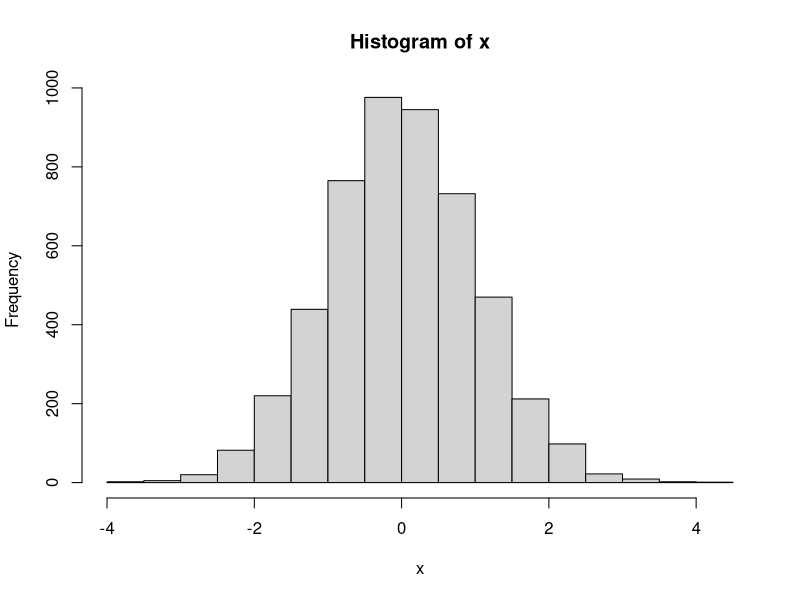
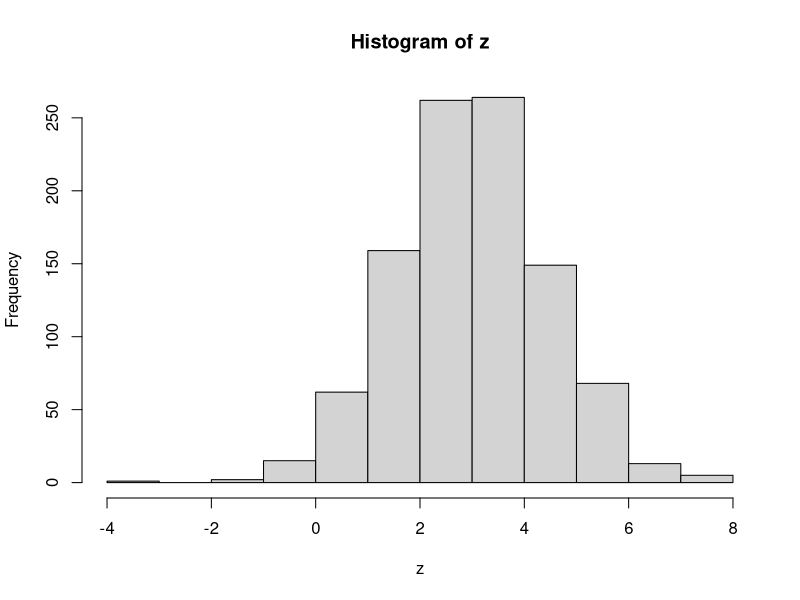

Recreate these plots in R, in order. (Note: this script raises an error after producing the figures.)
##Lab 3

##Normal distribution using the Box-Mueller metho

##u1, u2~U(0,1); x1=sqrt(-2log u1)cos (2piu2); x2=,,

nsim=5000; ns=ceiling((nsim/2))
# Can also use round() function butif it is not an ev
# even number then it will break your code

u1=runif(ns,0,1)
u2=runif(ns,0,1)

x1=(sqrt(-2*log(u1)))*cos(2*pi*u2)
x2=(sqrt(-2*log(u1)))*sin(2*pi*u2)
x=c(x1,x2)
length(x)
x


nsim=5000

normal_sim=function(nsim){
  ns=ceiling(nsim/2)
  u1=runif(ns,0,1)
  u2=runif(ns,0,1)
  x1=(sqrt(-2*log(u1)))*cos(2*pi*u2)
  x2=(sqrt(-2*log(u1)))*sin(2*pi*u2)
  x=c(x1,x2)[1:nsim]
  return(x)
}

x

hist(x)

normal_sim(15)

norm_sim=function(nsim,mu=0,var=1){
  x=normal_sim(nsim)
  z=mu+(sqrt(var))*x
  return(z)
}
z=norm_sim(1000,mu=3,var=2)
hist(z)

### Multivariate Normal Distribution
### suppose we want to simulate N_p(mu,SI)

nsim=100; mu=c(0,0); sig=matrix(c(1,0.5,0.5,1),2,2)
sig

multi_normal=function(nsim,mu,sig){
  p=length(mu)
  x=matrix(normal_sim(nsim*p),nsim,p)
  Gamma=chol(sig)
  z=mu+t(Gamma)%*%t(x)
  return(t(z))
}

x=multi_normal(1000,mu,sig)

# Notice we can check to see if the correltation matrix
# is the same as the prespecified variance covariance matrix()
cor(x)

### The Accept Reject Model
## N(0,1) --> target distribution
## DE(al) --> instrumental distribution
# 1. x~g, u~u(0,1)
# 2. y=x, u <= f(x)/Mg(x)
# 3. return to 1 otherwise


DE_sim=function(nsim,al=1){
  u1=runif(nsim,0,1)
  us=runif(nsim,0,1)
  e1=-(1/al)*log(u1)
  e2=-(1/al)*log(u2)
  x=e1-e2
  return(x)
}
DE_sim(10,2)

bound=function(M,x,al){
  num=(1/sqrt(2*pi))*exp(-(x^2)/2)
  den=M*(al/2)*exp(-al*abs(x))
  ratio=num/den
  return(ratio)
}

M=(sqrt(2/pi))*(1/al)*exp((al^2)/2)
M

bound(M,2,al)
bound(M,-1,al)

nsim=5000

while(length(ysim)<nsim){
x=DE_sim(1,al); u=runif(1)
y=ifelse(u<=bound(M,x,al),x,Na)
if(is.na(y)==FALSE){
  ysim=c(ysim,y)
}}

y




